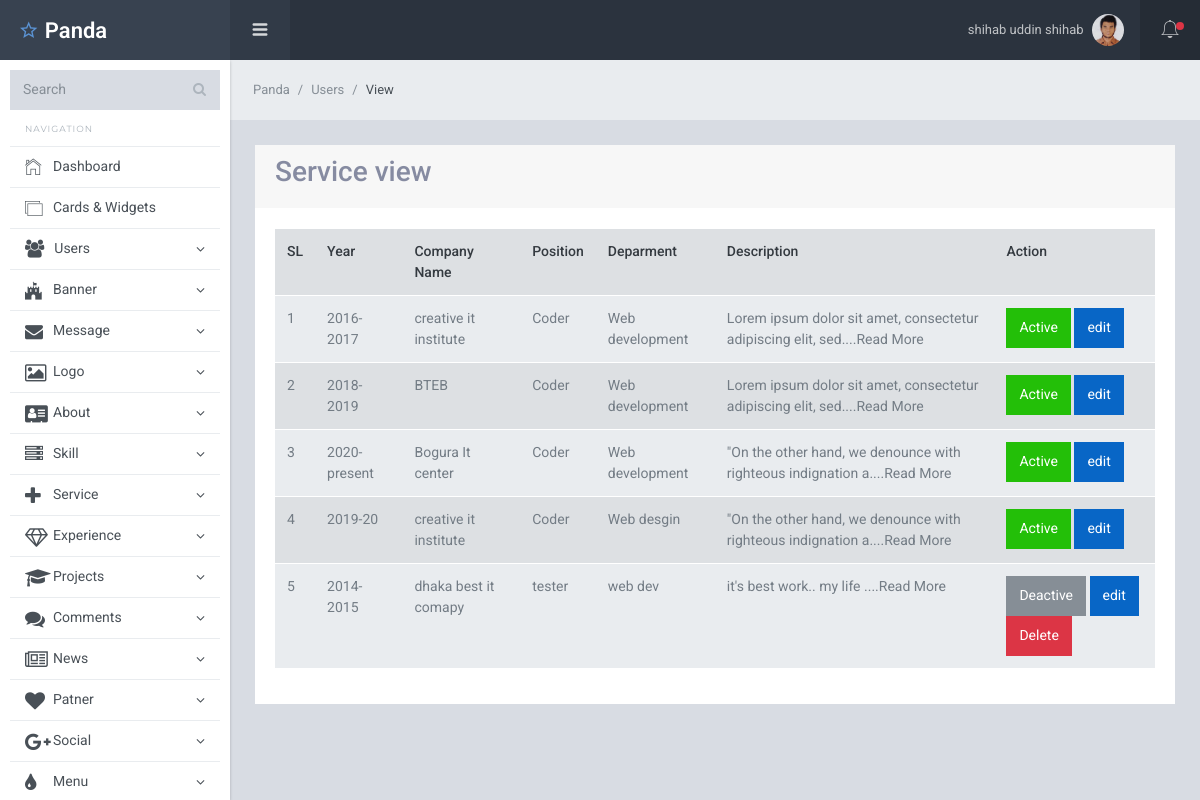
Screenshot of /experiences/view_experience.php (signed in) with the database file from the repository.
### tables this page shows
CREATE TABLE `experiences` (
  `id` int(11) NOT NULL,
  `years` varchar(100) NOT NULL,
  `company_name` varchar(100) NOT NULL,
  `position` varchar(100) NOT NULL,
  `deparment` varchar(100) NOT NULL,
  `description` varchar(200) NOT NULL,
  `status` int(11) NOT NULL
);

### experiences/view_experience.php (the view, shortened to what this page needs)
<?php
include '../db.php';
$select_services="SELECT *FROM experiences";
$select_services_result=mysqli_query($bd_connect,$select_services);
?>
 <?php
 require '../dashboard_includes/header.php';
 ?>
 <div class="sl-mainpanel">
      <nav class="breadcrumb sl-breadcrumb">
        <a class="breadcrumb-item" href="index.html">Panda</a>
        <a class="breadcrumb-item" href="index.html">Users</a>
        <span class="breadcrumb-item active">View</span>
      </nav>
      <div class="sl-pagebody">
            <div class="row">
                <div class="col-lg-12">
                    <div class="card ">
                        <div class="card-header">
                            <div class="float-left"> <h3>Service view</h3> </div>
                        </div>
                        <div class="card-body">
                            <table class="table table-striped">
                                <tr>
                                   <th>SL</th>
                                   <th>Year</th>
                                   <th> Company Name </th>
                                   <th> Position </th>
                                   <th> Deparment </th>
                                   <th>Description</th>
                                   <th>Action</th>
                                </tr>
                                <?php foreach ($select_services_result as $index=>$User) { ?>
                                <tr>
                                    <td> <?= $index+1?></td>
                                    <td> <?= $User['years']?></td>
                                    <td> <?= $User['company_name']?></td>
                                    <td> <?= $User['position']?></td>
                                    <td> <?= $User['deparment']?></td>
                                    <td> <?= substr( $User['description'],0,60).'....Read More'?></td>
                                    <td>
                                        <?php if($User['status']==0) {?>
                                            <a href="experience_status.php?id=<?= $User['id']?>" class=" btn btn-secondary">Deactive</a>
                                            <?php } else {?>
                                                <a href="experience_status.php?id=<?= $User['id']?>" class=" btn btn-success">Active</a>
                                            <?php }?>
                                            <a href="edit_experience_page.php?id=<?= $User['id']?>" class=" btn btn-primary">edit</a>
                                            <?php if($User['status']==0) {?>
                                            <button name="experience_delete.php?id=<?= $User['id']?>" type="button" class=" experience_delete btn btn-danger"> Delete</button>
                                        <?php }?>
                                    </td>
                                </tr>
                                   <?php }?>
                            </table>
                        </div>
                    </div>
                </div>
            </div>
            </div>
    </div>
    <?php
 require '../dashboard_includes/footer.php';
 ?>

### rows the page displays
experiences: years "2016-2017", company_name "creative it institute", position "Coder", deparment "Web development", description "Lorem ipsum dolor sit amet, consectetur adipiscing elit, sed"
experiences: years "2018-2019", company_name "BTEB", position "Coder", deparment "Web development", description "Lorem ipsum dolor sit amet, consectetur adipiscing elit, sed"
experiences: years "2020-present", company_name "Bogura It center", position "Coder", deparment "Web development", description "\"On the other hand, we denounce with righteous indignation a"
experiences: years "2019-20", company_name "creative it institute", position "Coder", deparment "Web desgin", description "\"On the other hand, we denounce with righteous indignation a"
experiences: years "2014-2015", company_name "dhaka best it comapy", position "tester", deparment "web dev", description "it's best work.. my life"

### other values shown
$_SESSION['name'] "shihab uddin shihab"
